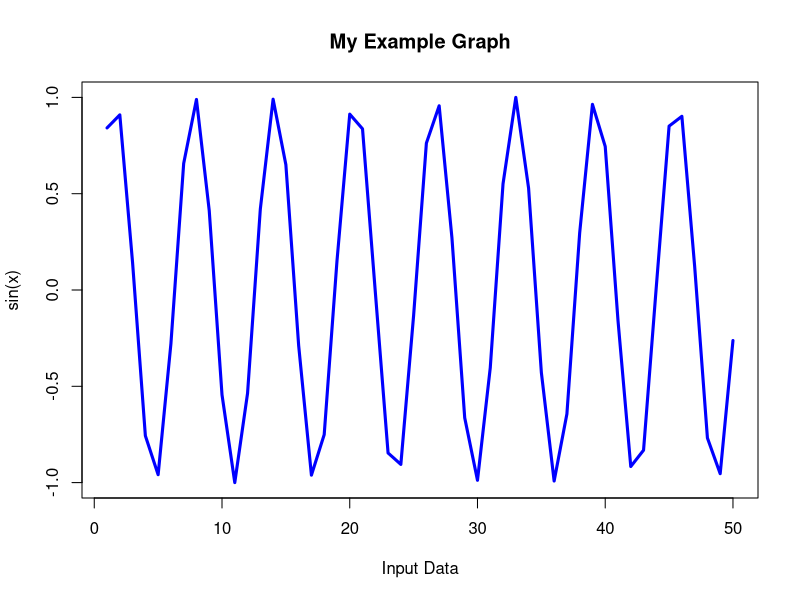

Write the R code that produced this figure.

# Mirte Kuijpers
# A59010989
# 27/01/2022

# R script as in lab for week 4


# input vector
x <- 1:50

#add date to the report
print(paste("The following plot was created on", date()))

# plot the vector data against its sine
plot(x, sin(x), type = "l", col="blue", lwd=3, xlab="Input Data", main="My Example Graph")

